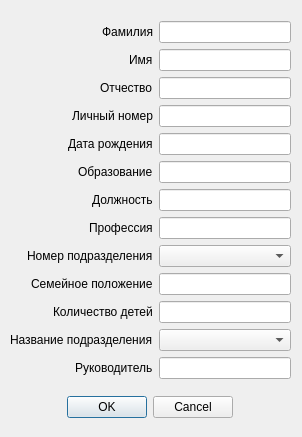
<?xml version="1.0" encoding="UTF-8"?>
<ui version="4.0">
 <class>EditWindow</class>
 <widget class="QDialog" name="EditWindow">
  <property name="geometry">
   <rect>
    <x>0</x>
    <y>0</y>
    <width>302</width>
    <height>437</height>
   </rect>
  </property>
  <property name="windowTitle">
   <string>Dialog</string>
  </property>
  <widget class="QWidget" name="layoutWidget">
   <property name="geometry">
    <rect>
     <x>10</x>
     <y>10</y>
     <width>281</width>
     <height>419</height>
    </rect>
   </property>
   <layout class="QVBoxLayout" name="verticalLayout_3">
    <item>
     <layout class="QHBoxLayout" name="horizontalLayout">
      <item>
       <layout class="QVBoxLayout" name="verticalLayout">
        <item>
         <widget class="QLabel" name="label">
          <property name="inputMethodHints">
           <set>Qt::ImhNone</set>
          </property>
          <property name="text">
           <string>&lt;html&gt;&lt;head/&gt;&lt;body&gt;&lt;p align=&quot;right&quot;&gt;Фамилия&lt;/p&gt;&lt;/body&gt;&lt;/html&gt;</string>
          </property>
          <property name="textInteractionFlags">
           <set>Qt::LinksAccessibleByMouse</set>
          </property>
         </widget>
        </item>
        <item alignment="Qt::AlignRight">
         <widget class="QLabel" name="label_2">
          <property name="text">
           <string>Имя</string>
          </property>
         </widget>
        </item>
        <item alignment="Qt::AlignRight">
         <widget class="QLabel" name="label_4">
          <property name="text">
           <string>Отчество</string>
          </property>
         </widget>
        </item>
        <item alignment="Qt::AlignRight">
         <widget class="QLabel" name="label_3">
          <property name="text">
           <string>Личный номер</string>
          </property>
         </widget>
        </item>
        <item alignment="Qt::AlignRight">
         <widget class="QLabel" name="label_5">
          <property name="text">
           <string>Дата рождения</string>
          </property>
         </widget>
        </item>
        <item alignment="Qt::AlignRight">
         <widget class="QLabel" name="label_6">
          <property name="text">
           <string>Образование</string>
          </property>
         </widget>
        </item>
        <item alignment="Qt::AlignRight">
         <widget class="QLabel" name="label_8">
          <property name="text">
           <string>Должность</string>
          </property>
         </widget>
        </item>
        <item alignment="Qt::AlignRight">
         <widget class="QLabel" name="label_7">
          <property name="text">
           <string>Профессия</string>
          </property>
         </widget>
        </item>
        <item alignment="Qt::AlignRight">
         <widget class="QLabel" name="label_9">
          <property name="text">
           <string>Номер подразделения</string>
          </property>
         </widget>
        </item>
        <item alignment="Qt::AlignRight">
         <widget class="QLabel" name="label_10">
          <property name="text">
           <string>Семейное положение</string>
          </property>
         </widget>
        </item>
        <item alignment="Qt::AlignRight">
         <widget class="QLabel" name="label_11">
          <property name="text">
           <string>Количество детей</string>
          </property>
         </widget>
        </item>
        <item>
         <widget class="QLabel" name="label_12">
          <property name="text">
           <string>Название подразделения</string>
          </property>
         </widget>
        </item>
        <item alignment="Qt::AlignRight">
         <widget class="QLabel" name="label_13">
          <property name="text">
           <string>Руководитель</string>
          </property>
         </widget>
        </item>
       </layout>
      </item>
      <item>
       <layout class="QVBoxLayout" name="verticalLayout_2">
        <item>
         <widget class="QLineEdit" name="surname"/>
        </item>
        <item>
         <widget class="QLineEdit" name="name"/>
        </item>
        <item>
         <widget class="QLineEdit" name="lastName"/>
        </item>
        <item>
         <widget class="QLineEdit" name="personalNumber"/>
        </item>
        <item>
         <widget class="QLineEdit" name="birthday"/>
        </item>
        <item>
         <widget class="QLineEdit" name="education"/>
        </item>
        <item>
         <widget class="QLineEdit" name="post"/>
        </item>
        <item>
         <widget class="QLineEdit" name="profession">
          <property name="text">
           <string/>
          </property>
         </widget>
        </item>
        <item>
         <widget class="QComboBox" name="divisionNumber"/>
        </item>
        <item>
         <widget class="QLineEdit" name="marritalStatus">
          <property name="text">
           <string/>
          </property>
         </widget>
        </item>
        <item>
         <widget class="QLineEdit" name="numberOfChildren"/>
        </item>
        <item>
         <widget class="QComboBox" name="divisionName"/>
        </item>
        <item>
         <widget class="QLineEdit" name="director"/>
        </item>
       </layout>
      </item>
     </layout>
    </item>
    <item alignment="Qt::AlignHCenter">
     <widget class="QDialogButtonBox" name="okCancelButton">
      <property name="standardButtons">
       <set>QDialogButtonBox::Cancel|QDialogButtonBox::Ok</set>
      </property>
     </widget>
    </item>
   </layout>
  </widget>
 </widget>
 <resources/>
 <connections/>
</ui>
